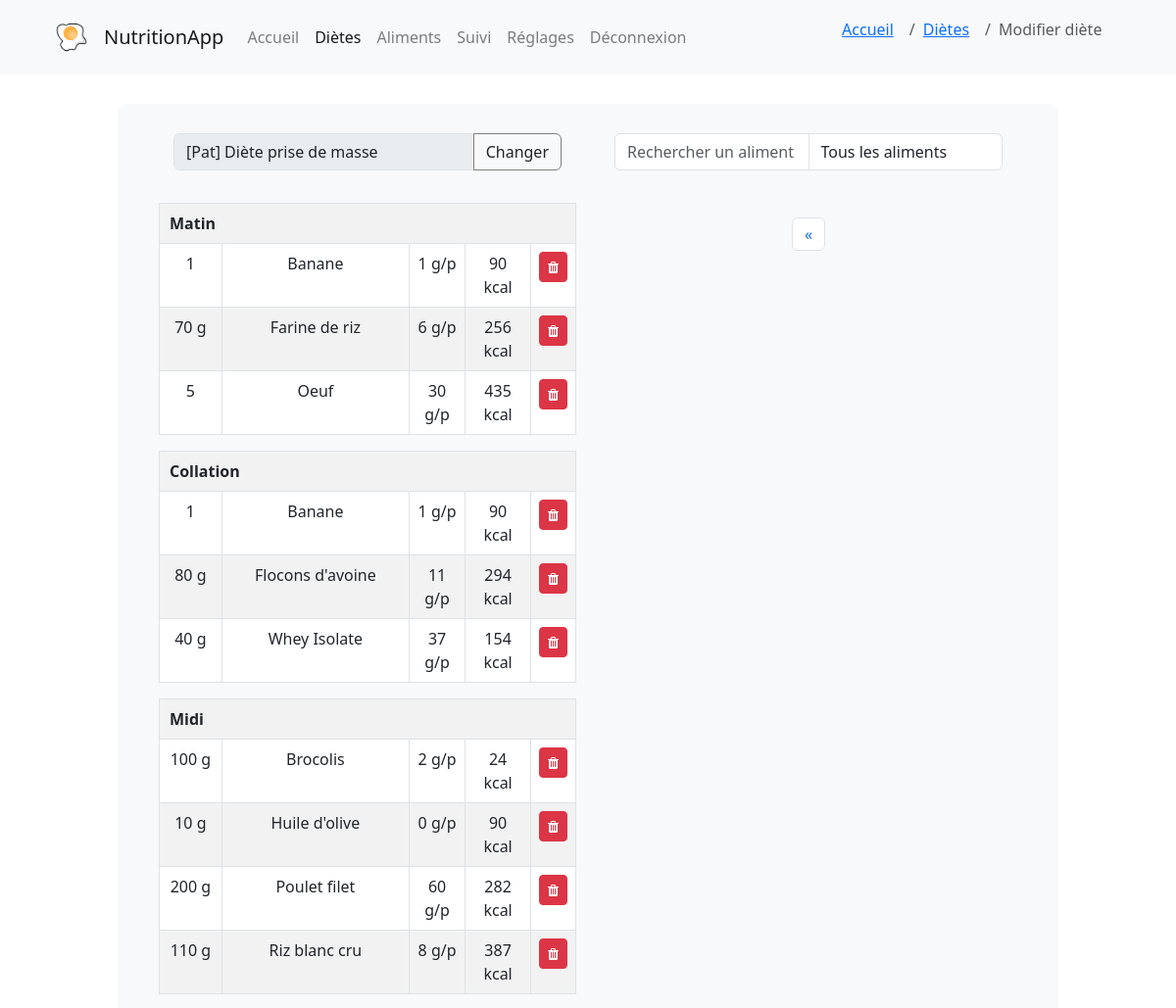
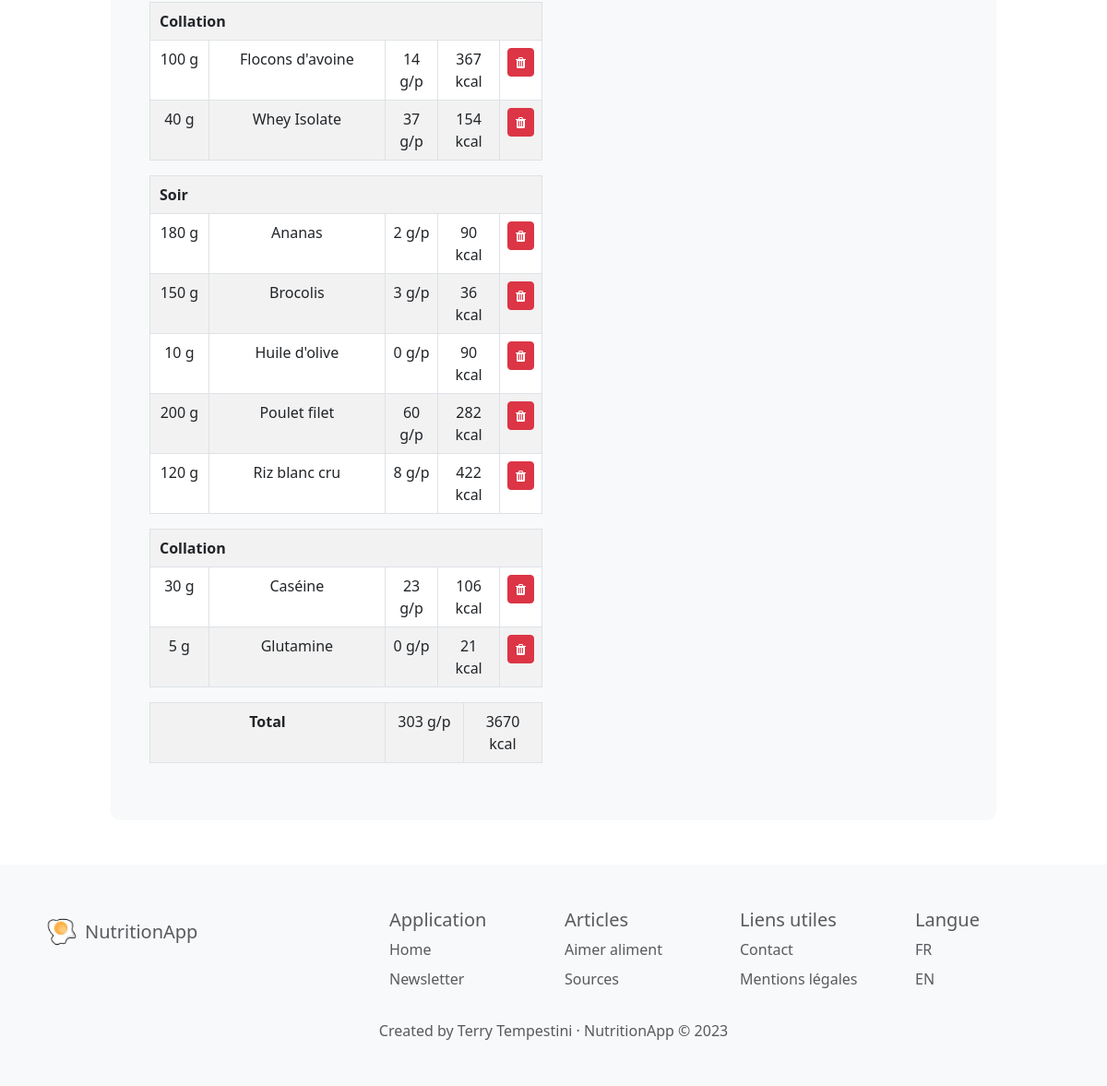
Page /creer_diete/2 (signed in) on the committed database (2 pictures, top to bottom).
### models/Diete.py (models this page shows, shortened)
class Diete(db.Model):
    id = db.Column(db.Integer, primary_key=True)
    titre_diete = db.Column(db.String(255), nullable=True) # nom de la diete
    createur = db.Column(db.Integer, db.ForeignKey('utilisateur.id'), nullable=True)
    date = db.Column(db.Date, nullable=True)
    createur_obj = db.relationship('Utilisateur', backref=db.backref('dietes'), foreign_keys=[createur])
    def get_by_id(id):
        return Diete.query.get(id)
    def portions_associees(self):
        return Portion.query.join(Aliment).filter(Portion.diete == self.id).order_by(Portion.label_portion, Aliment.titre).all()
    def total_kcal(self):
        if(self.portions_associees()):
            return sum([portion.kcal_portion() for portion in self.portions_associees()])
        else:
            return 0
    def total_proteines(self):
        if(self.portions_associees()):
            return sum([portion.proteines_portion() for portion in self.portions_associees()])
        else:
            return 0

### models/Portion.py (models this page shows, shortened)
class Portion(db.Model):
    id = db.Column(db.Integer, primary_key=True)
    diete = db.Column(db.Integer, db.ForeignKey('diete.id'))
    aliment = db.Column(db.Integer, db.ForeignKey('aliment.id'))
    nombre = db.Column(db.Integer, nullable=False, server_default='0')
    label_portion = db.Column(db.Integer, nullable=False, server_default='0') # 1=matin, 2=collation matin, 3=midi, 4=collation aprem, 5=soir, 6=collation soir
    diete_obj = db.relationship('Diete', backref=db.backref('portions'))
    aliment_obj = db.relationship('Aliment', backref=db.backref('portions'))
    def unite(self):
        return self.aliment_obj.unite
    def kcal_portion(self):
        if self.unite() == 1: # si l'aliment est en unité (kcal * nombre)
            return round(self.aliment_obj.kcal * self.nombre)
        else: # aliment == 0 (kcal * nombre * 0.01 * 100g) ; aliment == 2 (kcal * nombre * 0.01 * 100mL)
            return round(self.aliment_obj.kcal * self.nombre * 0.01)
    def proteines_portion(self):
        if self.unite() == 1:
            return round(self.aliment_obj.proteines * self.nombre)
        else:
            return round(self.aliment_obj.proteines * self.nombre * 0.01)

### models/Aliment.py (models this page shows, shortened)
class Aliment(db.Model):
    id = db.Column(db.Integer, primary_key=True)
    titre = db.Column(db.String(255), nullable=True, server_default='')
    kcal = db.Column(db.Integer, nullable=True, server_default='0')
    proteines = db.Column(db.Integer, nullable=True, server_default='0')
    glucides = db.Column(db.Integer, nullable=True, server_default='0')
    lipides = db.Column(db.Integer, nullable=True, server_default='0')
    categorie = db.Column(db.String(255), nullable=True, server_default="Autre") # légume, fruit, féculent...
    photo = db.Column(db.String(255), nullable=True, server_default='')
    description = db.Column(db.String(255), nullable=True, server_default='')
    unite = db.Column(db.Integer, nullable=True, server_default='0') # 0 = 100g, 1 = 1 unité, 2 = mL
    valide = db.Column(db.Integer, nullable=True, server_default='0') # 0 = non validé, 1 = validé
    def get_all():
        return Aliment.query.order_by(Aliment.titre).limit(MAX_RESULTS).all()

### controllers/diete.py (the view)
@app.route('/creer_diete/<int:id>', methods=['GET', 'POST'])
@login_required
def creer_diete(id):
    diete_courante = Diete.get_by_id(id)
    portions_repas = diete_courante.portions_associees()
    aliments = Aliment.get_all()
    return render_template('diete/creer_diete.html', aliments=aliments, diete=diete_courante, portions_repas=portions_repas)

### setup_flask.py (called while the page is built)
@login_manager.user_loader
def load_user(user_id):
    return Utilisateur.query.get(int(user_id))

### templates/diete/creer_diete.html (shortened to what this page needs)
{% extends 'base.html' %}
{% block content %}
{% set page = 'dietes' %}
{% set place = ["accueil","dietes","modifier_diete"] %}
{% with breadcrumb=place %}
    {% include "navbar.html" %}
{% endwith %}
<link rel="stylesheet" href="{{root}}{{ url_for('static', filename='css/pages.css') }}">
<div class="diete_window bg-light">
  <div class="container">
    <div class="row">
      <div class="col-md-6 mb-3">
        <div class="col-md-12 input-group mb-3">
          <input type="text" id="titre_diete" name="titre_diete" class="form-control" placeholder="Titre" value="{{ diete.titre_diete }}" readonly required>
          <div class="input-group-append">
            <span class="btn input-group-text" style="border-color: grey;" data-toggle="tooltip" title="Changer titre" data-bs-toggle="modal" data-bs-target="#modalChangeTitle" id="titre_diete">Changer</span>
          </div>
        </div>
          <table class="col-md-12 table table-striped table-bordered">
            {% set current_label = [] %}
            {% for portion in portions_repas %}
            {% if current_label[-1] != portion.label_portion %}
                    <table class="table table-striped table-bordered full-width-table">
                        {% do current_label.append(portion.label_portion) %}
                            <tr>
                                <th colspan="5" style="padding-left: 10px;">
                                    {% if current_label[-1] == 1 %}
                                        Matin
                                    {% elif current_label[-1] == 3 %}
                                        Midi
                                    {% elif current_label[-1] == 5 %}
                                        Soir
                                    {% else %}
                                        Collation
                                    {% endif %}
                                </th>
                            </tr>
                {% endif %}
            <tr>
              {% if portion.aliment_obj.unite == 1 %}
                <td style="width: 15%">{{ portion.nombre }}</td>
                <td style="width: 45%">{{ portion.aliment_obj.titre }}</td>
              {% elif portion.aliment_obj.unite == 2 %}
                <td style="width: 15%">{{ portion.nombre }} mL</td>
                <td style="width: 45%">{{ portion.aliment_obj.titre }}</td>
              {% else %}
                <td style="width: 15%">{{ portion.nombre }} g</td>
                <td style="width: 45%">{{ portion.aliment_obj.titre }}</td>
              {% endif %}
              <td>{{ portion.proteines_portion() }} g/p</td>
              <td>{{ portion.kcal_portion() }} kcal</td>
              <td class="text-center">
                <a href="{{ url_for('controllers.enlever_aliment_diete', id_portion=portion.id, id_diete=diete.id) }}" data-toggle="tooltip" title="Enlever" class="btn btn-sm btn-danger"><i class="fa fa-trash"></i></a>
              </td>
            </tr>
            {% endfor %}
          </table>
          <table class="col-md-12 table table-striped table-bordered">
            <tr class="text-center">
                <th colspan="2" style="width: 60%;">Total</th>
                <td style="width: 20%;">{{ diete.total_proteines()|round|int }} g/p</td>
                <td style="width: 20%;">{{ diete.total_kcal()|round|int }} kcal</td>
            </tr>
          </table>
      </div>
      <div class="col-md-6 mb-3">
        <div class="input-group mb-3 col-md-12">
          <form id="search-form" class="input-group mb-3">
            <input id="filterInput" type="text" name="search" class="form-control" placeholder="Rechercher un aliment" aria-label="Rechercher un aliment">
            <select id="filterSelect" name="filterSelect" class="form-control" required></select>
          </form>
        </div>
        <nav aria-label="Page navigation example">
          <ul class="pagination justify-content-center" id="pagination">
            <li class="page-item">
              <a class="page-link" href="#" aria-label="Previous" id="prevPage">
                <span aria-hidden="true">&laquo;</span>
              </a>
            </li>
          </ul>
        </nav>
      </div>
    </div>
  </div>
</div>
{% endblock %}

### static/css/base.css (style rules this page uses)
html { font-family: 'Roboto', sans-serif; font-size: 16px; line-height: 1.5; color: #333; background-color: #fff; }

### static/css/pages.css (style rules this page uses)
.table td { text-align: center; }
.diete_window { width: 80%; margin: 30px auto; padding: 30px; max-width: 1200px; border-radius: 10px; }

### rows in the picture
Diete: titre_diete "[Pat] Diète prise de masse"
Portion: label_portion "Matin", nombre "1", aliment_obj.titre "Banane", proteines_portion "1", kcal_portion "90"
Portion: nombre "70", aliment_obj.titre "Farine de riz", proteines_portion "6", kcal_portion "256"
Portion: nombre "5", aliment_obj.titre "Oeuf", proteines_portion "30", kcal_portion "435"
Portion: label_portion "Collation", nombre "1", aliment_obj.titre "Banane", proteines_portion "1", kcal_portion "90"
Portion: nombre "80", aliment_obj.titre "Flocons d'avoine", proteines_portion "11", kcal_portion "294"
Portion: nombre "40", aliment_obj.titre "Whey Isolate", proteines_portion "37", kcal_portion "154"
Portion: label_portion "Midi", nombre "100", aliment_obj.titre "Brocolis", proteines_portion "2", kcal_portion "24"
Portion: nombre "10", aliment_obj.titre "Huile d'olive", proteines_portion "0", kcal_portion "90"
Portion: nombre "200", aliment_obj.titre "Poulet filet", proteines_portion "60", kcal_portion "282"
Portion: nombre "110", aliment_obj.titre "Riz blanc cru", proteines_portion "8", kcal_portion "387"
Portion: label_portion "Collation", nombre "100", aliment_obj.titre "Flocons d'avoine", proteines_portion "14", kcal_portion "367"
Portion: nombre "40", aliment_obj.titre "Whey Isolate", proteines_portion "37", kcal_portion "154"
Portion: label_portion "Soir", nombre "180", aliment_obj.titre "Ananas", proteines_portion "2", kcal_portion "90"
Portion: nombre "150", aliment_obj.titre "Brocolis", proteines_portion "3", kcal_portion "36"
Portion: nombre "10", aliment_obj.titre "Huile d'olive", proteines_portion "0", kcal_portion "90"
Portion: nombre "200", aliment_obj.titre "Poulet filet", proteines_portion "60", kcal_portion "282"
Portion: nombre "120", aliment_obj.titre "Riz blanc cru", proteines_portion "8", kcal_portion "422"
Portion: label_portion "Collation", nombre "30", aliment_obj.titre "Caséine", proteines_portion "23", kcal_portion "106"
Portion: nombre "5", aliment_obj.titre "Glutamine", proteines_portion "0", kcal_portion "21"
Aliment: total_proteines "303", total_kcal "3670"

### other values in the picture
{{ pretty_name[item] }} "Accueil" "Diètes"
{{ pretty_name[item] }} "Modifier diète"
